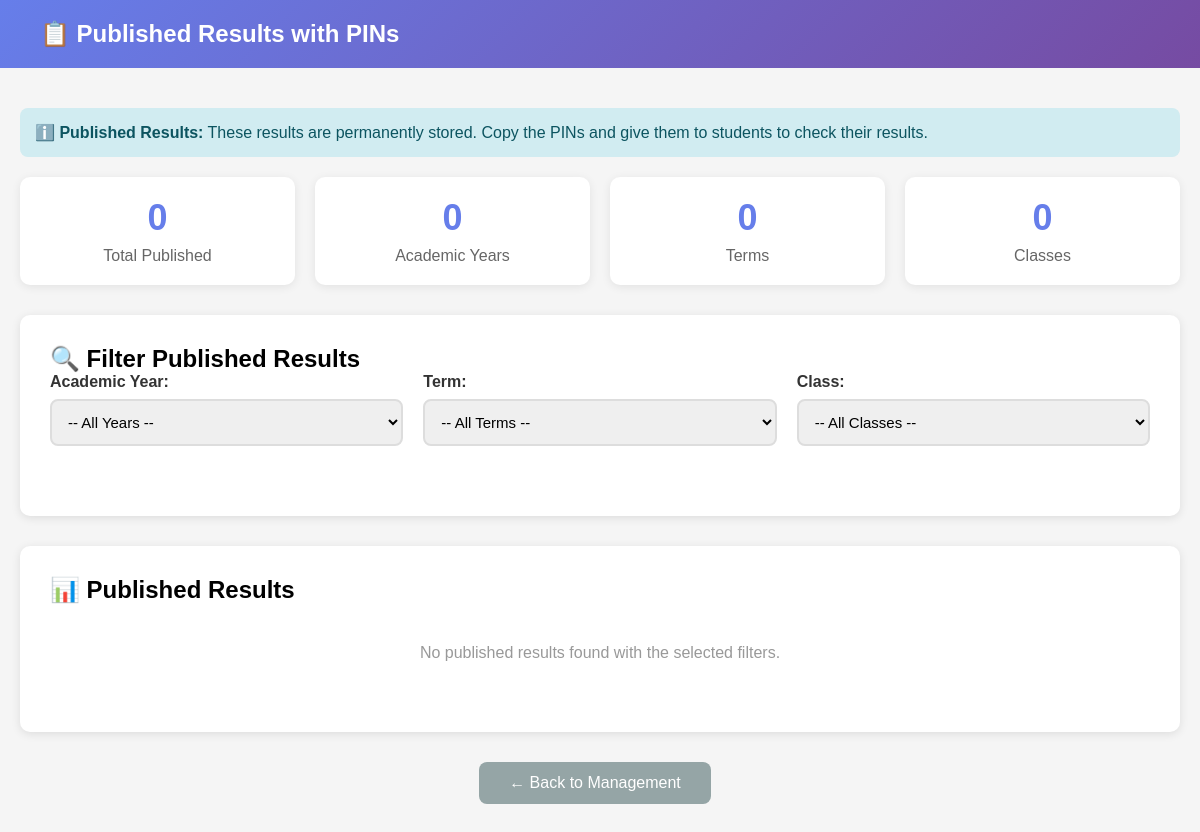
The app's page /make-result/admin/published/ (signed in), older data.
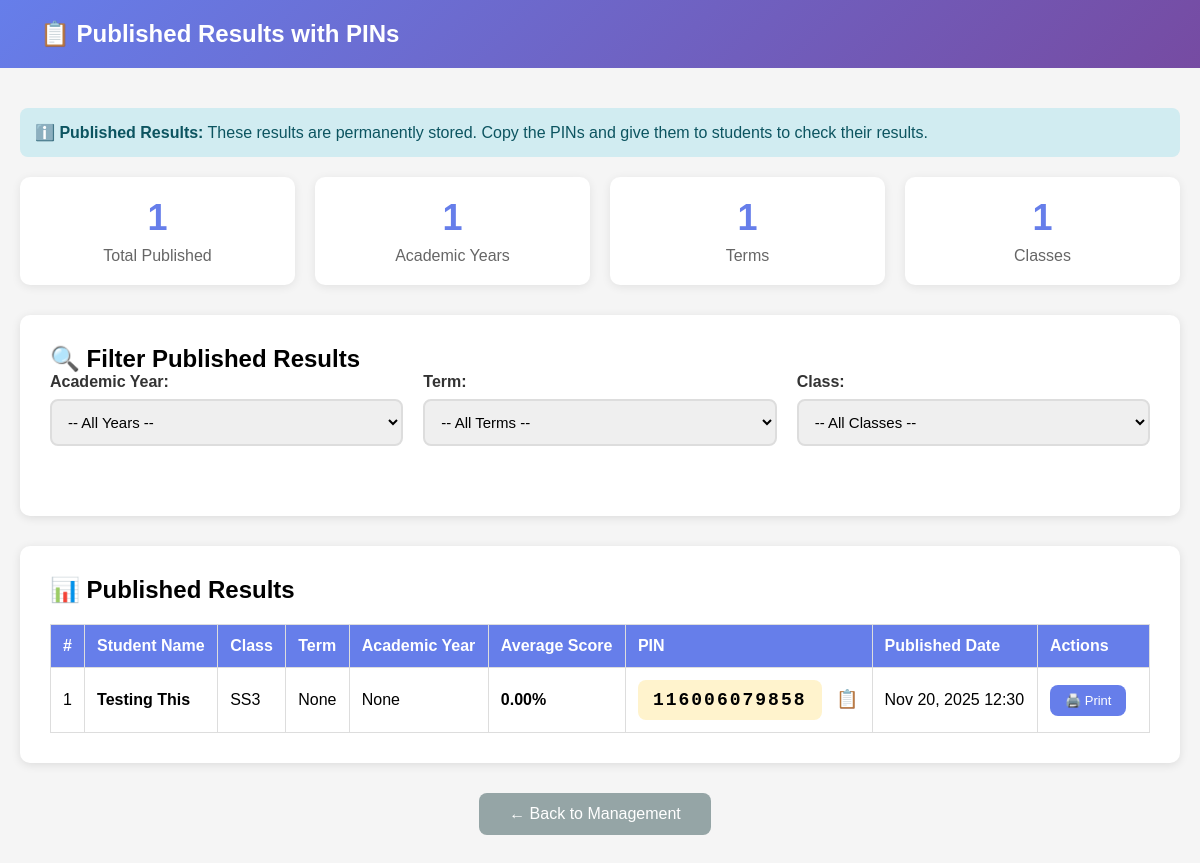
The same page, newer data.
### accounts/models.py (models this page shows, shortened)
class PublishedResult(models.Model):
    result = models.OneToOneField(StudentResult, on_delete=models.CASCADE)
    pin = models.CharField(max_length=20, unique=True)
    published_by = models.ForeignKey(Admin, on_delete=models.SET_NULL, null=True)
    published_at = models.DateTimeField(auto_now_add=True)
    academic_year = models.CharField(max_length=50)
    term = models.CharField(max_length=100)
    class_name = models.CharField(max_length=50)

class StudentResult(models.Model):
    STATUS_CHOICES = [
        ('draft', 'Draft'),
        ('sent_to_principal', 'Sent to Principal'),
        ('with_principal', 'With Principal'),
        ('sent_to_admin', 'Sent to Admin'),
        ('with_admin', 'With Admin'),
        ('published', 'Published'),
    ]
    student = models.ForeignKey(Student, on_delete=models.CASCADE)
    term = models.CharField(max_length=100)
    academic_year = models.CharField(max_length=50)
    class_name = models.CharField(max_length=50)
    total_subjects = models.IntegerField(default=0)
    score_gained = models.DecimalField(max_digits=7, decimal_places=2, default=0)
    average_score = models.DecimalField(max_digits=5, decimal_places=2, default=0)
    position_in_class = models.CharField(max_length=20, blank=True)  # "8th/21"
    status_promotion = models.CharField(max_length=50, blank=True)  # "PROMOTED" or "REPEAT"
    times_school_opened = models.IntegerField(default=0)
    times_present = models.IntegerField(default=0)
    times_absent = models.IntegerField(default=0)
    vacation_date = models.DateField(null=True, blank=True)
    resumption_date = models.DateField(null=True, blank=True)
    next_term_pta_fee = models.DecimalField(max_digits=10, decimal_places=2, default=0)
    next_term_school_fee = models.DecimalField(max_digits=10, decimal_places=2, default=0)
    affective_punctuality = models.CharField(max_length=10, blank=True)  # Excellent, V.Good, Good, Poor
    affective_neatness = models.CharField(max_length=10, blank=True)
    affective_politeness = models.CharField(max_length=10, blank=True)
    affective_honesty = models.CharField(max_length=10, blank=True)
    affective_relationship = models.CharField(max_length=10, blank=True)
    affective_self_control = models.CharField(max_length=10, blank=True)
    affective_attentiveness = models.CharField(max_length=10, blank=True)
    psycho_handwriting = models.CharField(max_length=10, blank=True)
    psycho_sports = models.CharField(max_length=10, blank=True)
    psycho_handling_tools = models.CharField(max_length=10, blank=True)
    psycho_verbal_fluency = models.CharField(max_length=10, blank=True)
    psycho_games = models.CharField(max_length=10, blank=True)
    psycho_drawing = models.CharField(max_length=10, blank=True)
    class_teacher_comment = models.TextField(blank=True)
    class_teacher = models.ForeignKey(Teacher, on_delete=models.SET_NULL, null=True, related_name='class_teacher_results')
    principal_comment = models.TextField(blank=True)
    principal = models.ForeignKey(Principal, on_delete=models.SET_NULL, null=True, blank=True)
    status = models.CharField(max_length=30, choices=STATUS_CHOICES, default='draft')
    sent_to_principal_at = models.DateTimeField(null=True, blank=True)
    sent_to_admin_at = models.DateTimeField(null=True, blank=True)
    has_stamp = models.BooleanField(default=False)
    stamped_at = models.DateTimeField(null=True, blank=True)
    stamped_by = models.ForeignKey(Admin, on_delete=models.SET_NULL, null=True, blank=True)
    created_at = models.DateTimeField(auto_now_add=True)
    updated_at = models.DateTimeField(auto_now=True)
    class Meta:
        unique_together = ['student', 'term', 'academic_year']
        ordering = ['-created_at']

class Student(models.Model):
    DEPARTMENT_CHOICES = [
        ('', 'N/A (Junior Classes)'),  # Default for JSS1-3
        ('Science', 'Science Department'),
        ('Art', 'Art Department'),
        ('Commercial', 'Commercial Department'),
    ]
    user = models.OneToOneField(User, on_delete=models.CASCADE)
    student_id = models.CharField(max_length=20, unique=True)
    full_name = models.CharField(max_length=200)
    email = models.EmailField(blank=True, null=True)
    phone = models.CharField(max_length=15, blank=True, null=True)
    class_name = models.CharField(max_length=50)
    department = models.CharField(
        max_length=20,
        choices=DEPARTMENT_CHOICES,
        blank=True,
        default='',
        help_text="Required for SS1, SS2, SS3 students only"
    )
    profile_picture = models.ImageField(upload_to='student_profiles/', null=True, blank=True)
    created_at = models.DateTimeField(auto_now_add=True)
    registered_by = models.ForeignKey(Admin, on_delete=models.SET_NULL, null=True, blank=True)

### accounts/views.py (the view)
# urls.py: path('make-result/admin/published/', views.admin_view_published, name='admin_view_published'),
@login_required
def admin_view_published(request):
    try:
        admin = Admin.objects.get(user=request.user)
    except Admin.DoesNotExist:
        messages.error(request, 'Access denied.')
        return redirect('unified_login')
    academic_year = request.GET.get('academic_year')
    term = request.GET.get('term')
    class_name = request.GET.get('class_name')
    published = PublishedResult.objects.all().order_by('-published_at')
    if academic_year:
        published = published.filter(academic_year=academic_year)
    if term:
        published = published.filter(term=term)
    if class_name:
        published = published.filter(class_name=class_name)
    years = PublishedResult.objects.values_list('academic_year', flat=True).distinct()
    terms = PublishedResult.objects.values_list('term', flat=True).distinct()
    classes = PublishedResult.objects.values_list('class_name', flat=True).distinct()
    context = {
        'admin': admin,
        'published_results': published,
        'years': years,
        'terms': terms,
        'classes': classes,
    }
    return render(request, 'result/admin_published.html', context)

### accounts/templates/result/admin_published.html (shortened to what this page needs)
<!DOCTYPE html>
<html lang="en">
<head>
</head>
<body>
    <div class="navbar">
        <h1>📋 Published Results with PINs</h1>
    </div>
    <div class="container">
        <div class="alert alert-info">
            <strong>ℹ️ Published Results:</strong> These results are permanently stored. Copy the PINs and give them to students to check their results.
        </div>
        <div class="stats">
            <div class="stat-card">
                <div class="stat-number">{{ published_results.count }}</div>
                <div class="stat-label">Total Published</div>
            </div>
            <div class="stat-card">
                <div class="stat-number">{{ years.count }}</div>
                <div class="stat-label">Academic Years</div>
            </div>
            <div class="stat-card">
                <div class="stat-number">{{ terms.count }}</div>
                <div class="stat-label">Terms</div>
            </div>
            <div class="stat-card">
                <div class="stat-number">{{ classes.count }}</div>
                <div class="stat-label">Classes</div>
            </div>
        </div>
        <div class="card">
            <h2>🔍 Filter Published Results</h2>
            <form method="GET">
                <div class="filter-row">
                    <div class="form-group">
                        <label>Academic Year:</label>
                        <select name="academic_year" onchange="this.form.submit()">
                            <option value="">-- All Years --</option>
                        </select>
                    </div>
                    <div class="form-group">
                        <label>Term:</label>
                        <select name="term" onchange="this.form.submit()">
                            <option value="">-- All Terms --</option>
                        </select>
                    </div>
                    <div class="form-group">
                        <label>Class:</label>
                        <select name="class_name" onchange="this.form.submit()">
                            <option value="">-- All Classes --</option>
                        </select>
                    </div>
                </div>
            </form>
        </div>
        <div class="card">
            <h2>📊 Published Results</h2>
            {% if published_results %}
                <table>
                    <thead>
                        <tr>
                            <th>#</th>
                            <th>Student Name</th>
                            <th>Class</th>
                            <th>Term</th>
                            <th>Academic Year</th>
                            <th>Average Score</th>
                            <th>PIN</th>
                            <th>Published Date</th>
                            <th>Actions</th>
                        </tr>
                    </thead>
                    <tbody>
                        {% for published in published_results %}
                        <tr>
                            <td>{{ forloop.counter }}</td>
                            <td><strong>{{ published.result.student.full_name }}</strong></td>
                            <td>{{ published.class_name }}</td>
                            <td>{{ published.term }}</td>
                            <td>{{ published.academic_year }}</td>
                            <td><strong>{{ published.result.average_score|floatformat:2 }}%</strong></td>
                            <td>
                                <div class="pin-box" id="pin-{{ published.id }}">{{ published.pin }}</div>
                                <span class="copy-icon" onclick="copyPIN('{{ published.pin }}', {{ published.id }})" title="Copy PIN">
                                    📋
                                </span>
                            </td>
                            <td>{{ published.published_at|date:"M d, Y H:i" }}</td>
                            <td>
                                <a href="{% url 'print_result' published.result.id %}" class="btn" style="font-size: 13px; padding: 8px 15px;" target="_blank">
                                    🖨️ Print
                                </a>
                            </td>
                        </tr>
                        {% endfor %}
                    </tbody>
                </table>
            {% else %}
                <p style="text-align: center; color: #999; padding: 40px;">No published results found with the selected filters.</p>
            {% endif %}
        </div>
        <div style="text-align: center;">
            <a href="{% url 'admin_result_management' %}" class="btn btn-back">← Back to Management</a>
        </div>
    </div>
</body>
</html>

### accounts/templates/result/admin_published.html (style rules this page uses)
* { margin: 0; padding: 0; box-sizing: border-box; }
body { font-family: Arial, sans-serif; background: #f5f5f5; }
.navbar { background: linear-gradient(135deg, #667eea 0%, #764ba2 100%); color: white; padding: 20px 40px; }
.navbar h1 { font-size: 24px; }
.container { max-width: 1400px; margin: 40px auto; padding: 0 20px; }
.card { background: white; padding: 30px; border-radius: 10px; box-shadow: 0 2px 10px rgba(0,0,0,0.1); margin-bottom: 30px; }
.filter-row { display: grid; grid-template-columns: repeat(3, 1fr); gap: 20px; margin-bottom: 20px; }
.form-group { margin-bottom: 20px; }
label { display: block; margin-bottom: 8px; font-weight: 600; color: #333; }
select { width: 100%; padding: 12px; border: 2px solid #ddd; border-radius: 8px; font-size: 15px; }
.btn { padding: 12px 30px; background: #667eea; color: white; border: none; border-radius: 8px; cursor: pointer; font-size: 16px; text-decoration: none; display: inline-block; margin-right: 10px; }
.btn-back { background: #95a5a6; }
table { width: 100%; border-collapse: collapse; margin-top: 20px; }
table th, table td { border: 1px solid #ddd; padding: 12px; text-align: left; }
table th { background: #667eea; color: white; }
.pin-box { background: #fff3cd; padding: 10px 15px; border-radius: 8px; font-family: 'Courier New', monospace; font-size: 18px; font-weight: 600; display: inline-block; letter-spacing: 2px; }
.copy-icon { cursor: pointer; margin-left: 10px; color: #27ae60; font-size: 18px; }
.alert { padding: 15px; border-radius: 8px; margin-bottom: 20px; }
.alert-info { background: #d1ecf1; color: #0c5460; }
.stats { display: grid; grid-template-columns: repeat(4, 1fr); gap: 20px; margin-bottom: 30px; }
.stat-card { background: white; padding: 20px; border-radius: 10px; text-align: center; box-shadow: 0 2px 10px rgba(0,0,0,0.08); }
.stat-number { font-size: 36px; font-weight: bold; color: #667eea; }
.stat-label { color: #666; margin-top: 8px; }

Row changes from the older to the newer data that the page shows:
added PublishedResult: result.student.full_name "Testing This", class_name "SS3", term "None", academic_year "None", result.average_score "0.00", pin "116006079858", published_at "Nov 20, 2025 12:30"
Text that changed along with them:
{{ published_results.count }}: "0" → "1"
{{ years.count }}: "0" → "1"
{{ terms.count }}: "0" → "1"
{{ classes.count }}: "0" → "1"
text no longer shown: "No published results found with the selected filters."
text now shown: "# Student Name Class Term Academic Year Average Score PIN Published Date Actions"
